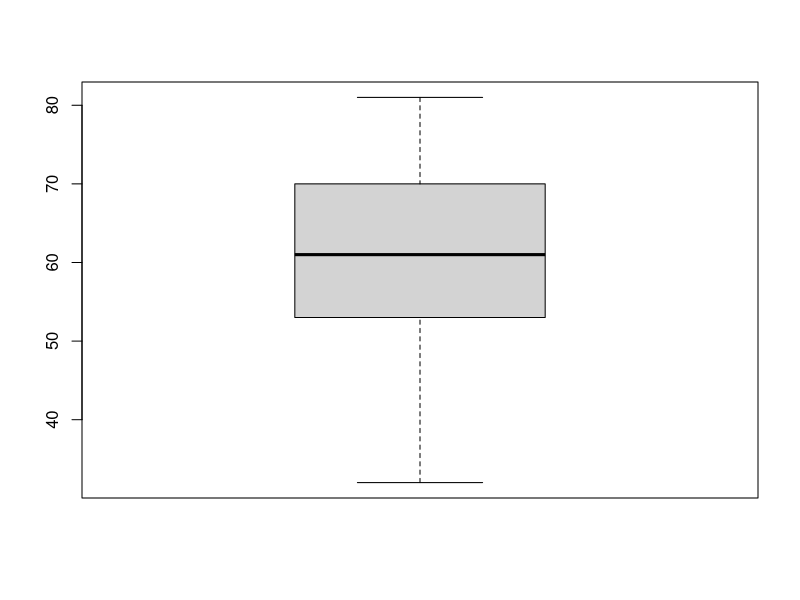
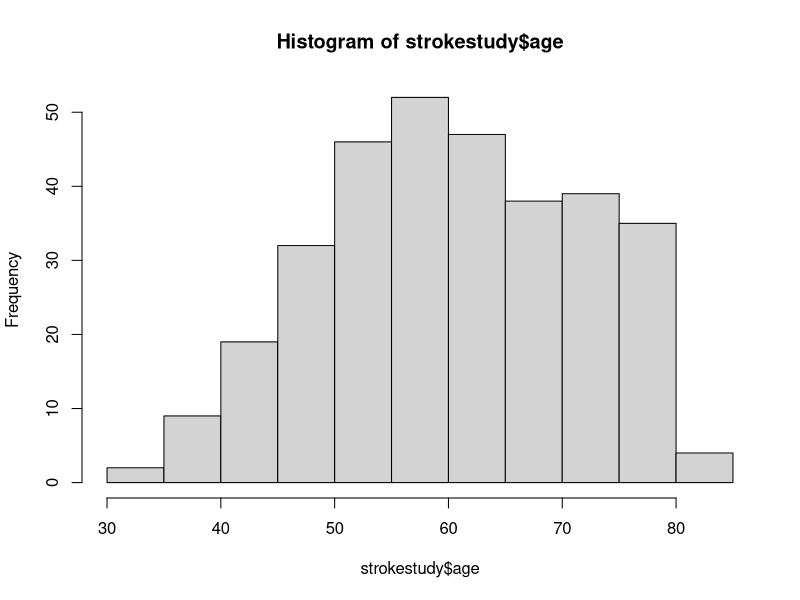
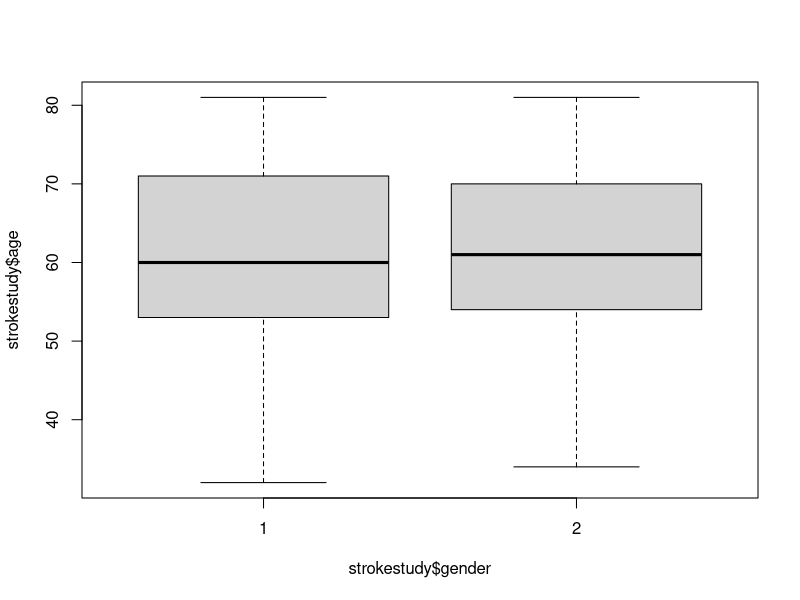
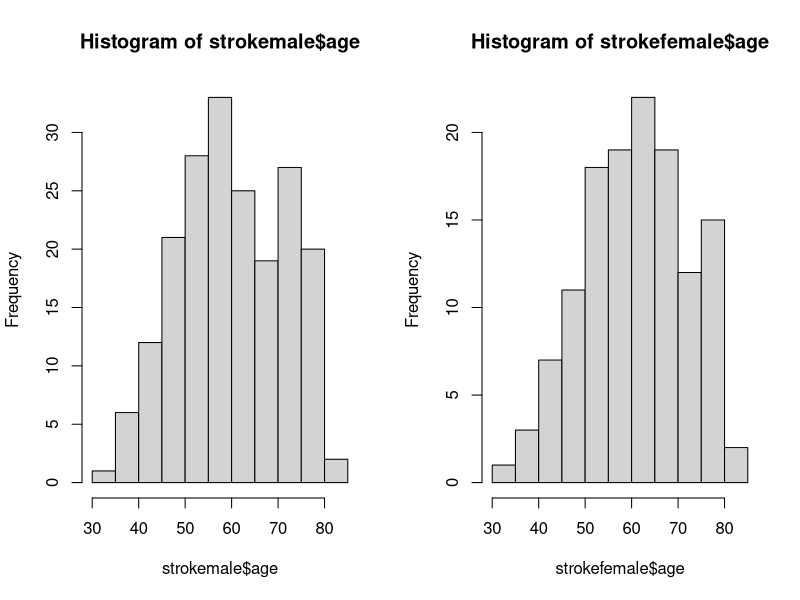
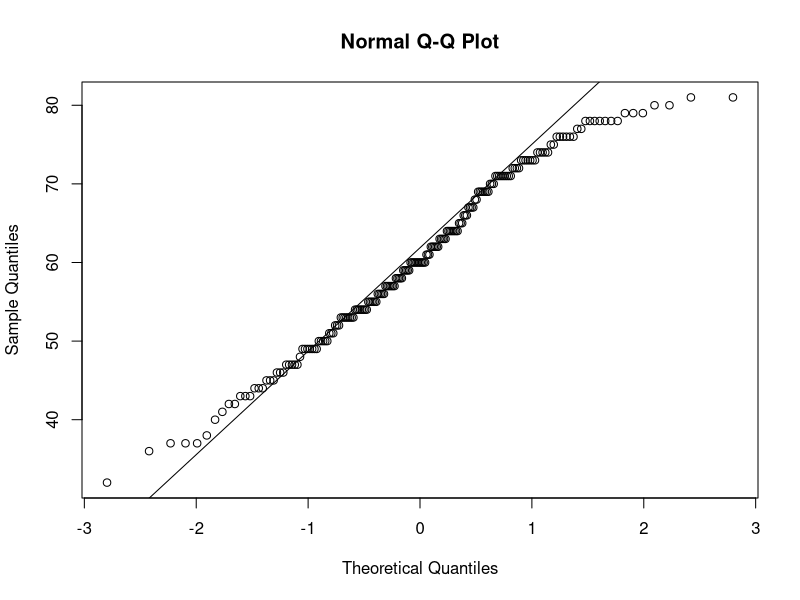
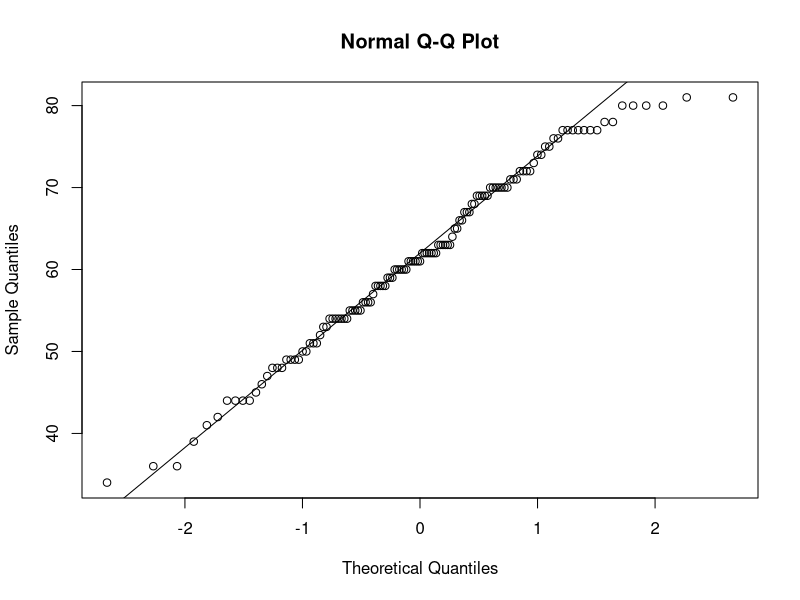

Generate these figures, in order, with R:
### Two Sample T Test in R

## Set working directory and read in our data
setwd("~/Work/BIOS 591P 2021/R Materials/1 Introduction/Two Sample T Test")
strokestudy <- read.csv("strokestudy.csv")

## Check our data
print(strokestudy)
View(strokestudy)

## View number of observations/variables (rows/columns)
dim(strokestudy)

## See variable names
names(strokestudy)

## Tabulate/count the number of patients of each gender
table(strokestudy$gender)

## Mean, variance, and median of age
mean(strokestudy$age)
var(strokestudy$age)
median(strokestudy$age)

## Create boxplot of age
boxplot(strokestudy$age)

## Create histogram of age
hist(strokestudy$age)

## Create boxplot of age, divided by gender
boxplot(strokestudy$age ~ strokestudy$gender)

## Create histogram of age, divided by gender (more complicated)
par(mfrow=c(1,2)) #Setting the graph area to include two graphs, in 1 row and 2 columns

strokemale <- strokestudy[which(strokestudy$gender==1),] #Copying the male patients to a new dataset
hist(strokemale$age) #histogram of male stroke patients age

strokefemale <- strokestudy[which(strokestudy$gender==2),] #Copying the female patients to a new dataset
hist(strokefemale$age) #histogram of female stroke patients age

par(mfrow=c(1,1)) #Setting the graph area to only include 1 plot

## Draw Q-Q plot of age for males and females
qqnorm(strokemale$age)
qqline(strokemale$age)

qqnorm(strokefemale$age)
qqline(strokefemale$age)

### Perform T test
## Unpooled T test
t.test(strokestudy$age ~ strokestudy$gender,var.equal=FALSE)

## Pooled T test
t.test(strokestudy$age ~ strokestudy$gender,var.equal=TRUE)

## F test for equality of variances
var.test(strokestudy$age ~ strokestudy$gender)

